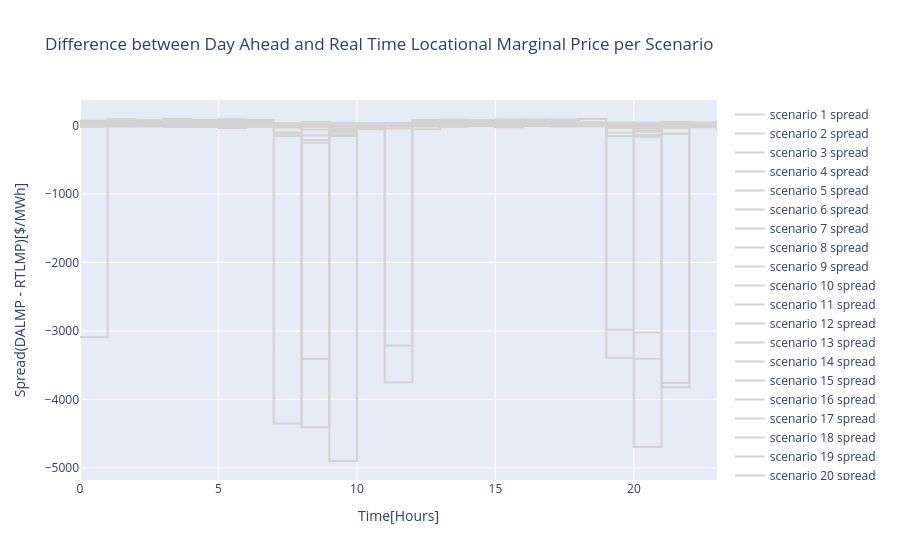

Notebook source saved alongside this figure:
### Markdown cell above
## Spread

### Code cell
spreads = data['data'][:,:,0] - data['data'][:,:,1]

fig = go.Figure()
for i, spread in enumerate(spreads):
    x = np.arange(len(spread))
    fig.add_trace(
        go.Scatter(
            x=x,
            y=spread,
            line_shape='hv',
            name= f"scenario {i+1} spread"
        )
    )
fig.update_traces({'line': {"color": "lightgray"}})
fig.update_layout(
    title=f"Difference between Day Ahead and Real Time Locational Marginal Price per Scenario",
    xaxis_title="Time[Hours]",
    yaxis_title="Spread(DALMP - RTLMP)[$/MWh]"
)
fig.show()
